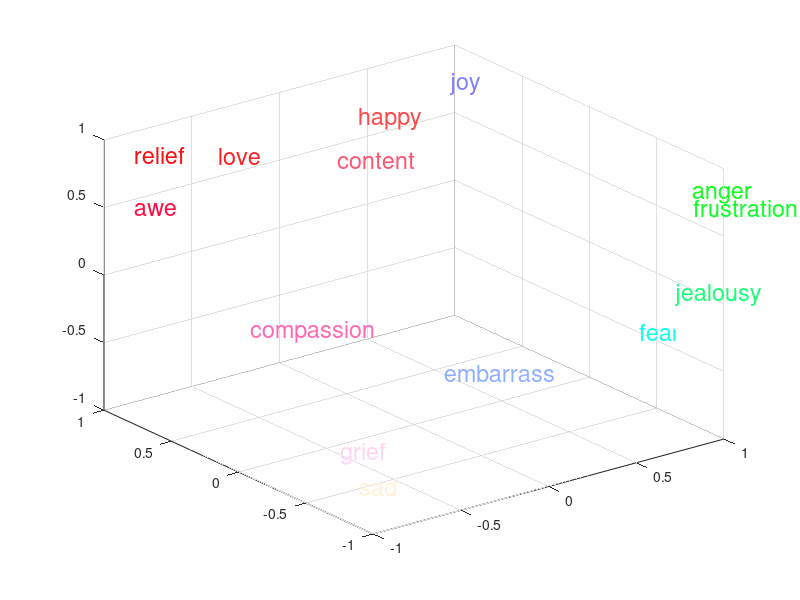

Recreate this plot in MATLAB.
% rating of each emotion on 3 scales, Then plot in 3D space

% rate [active-passive, valence, strong-weak]; on a scale of -1 1
aw = [-.9,.9,.5];
fr = [.9,-.9,.7];
jy = [.9,.9,.8];
an = [.9,-.9,.8];
sd = [-1,-.9,-.7];
ha = [.3,.8,.8];
fe = [.9,-.5,-.4];
lv = [-.5,.8,.8];
jl = [.8,-.9,.1];
cp = [-.7,.3,-.2];
em = [.1,-.1,-.6];
ct = [.1,.7,.6];
gr = [-.8,-.5,-.7];
rl = [-.9,.9,.9];

allrates = {aw,fr,jy,an,sd,ha,fe,lv,jl,cp,em,ct,gr,rl};

emos = {'awe', 'frustration','joy','anger','sad','happy','fear','love' ,'jealousy','compassion','embarrass','content','grief','relief'};

% plot the 3D graph

cols = jet(14);
figure;
for x = 1:length(allrates)
    plot3(allrates{x}(1),allrates{x}(2),allrates{x}(3)); hold on;
    ph = text(allrates{x}(1),allrates{x}(2),allrates{x}(3),emos{x});
    col = [1 1 1] - allrates{x};
    col = col/max(col);
    set(ph,'color',col);
    set(ph,'fontsize',17);
end;
set(gca,'xgrid','on');
set(gca,'ygrid','on');
set(gca,'zgrid','on');

